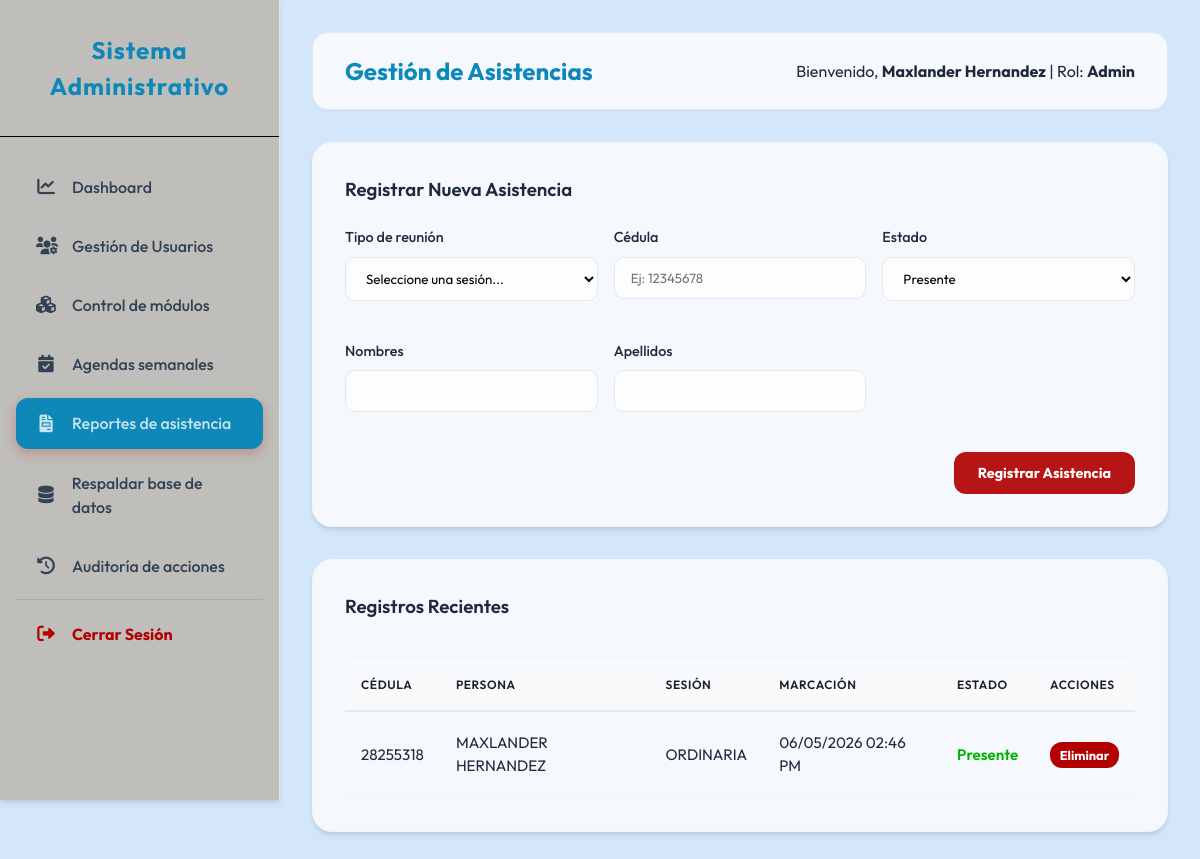
The page /operador/reportes.php (signed in) on the database as committed earlier.
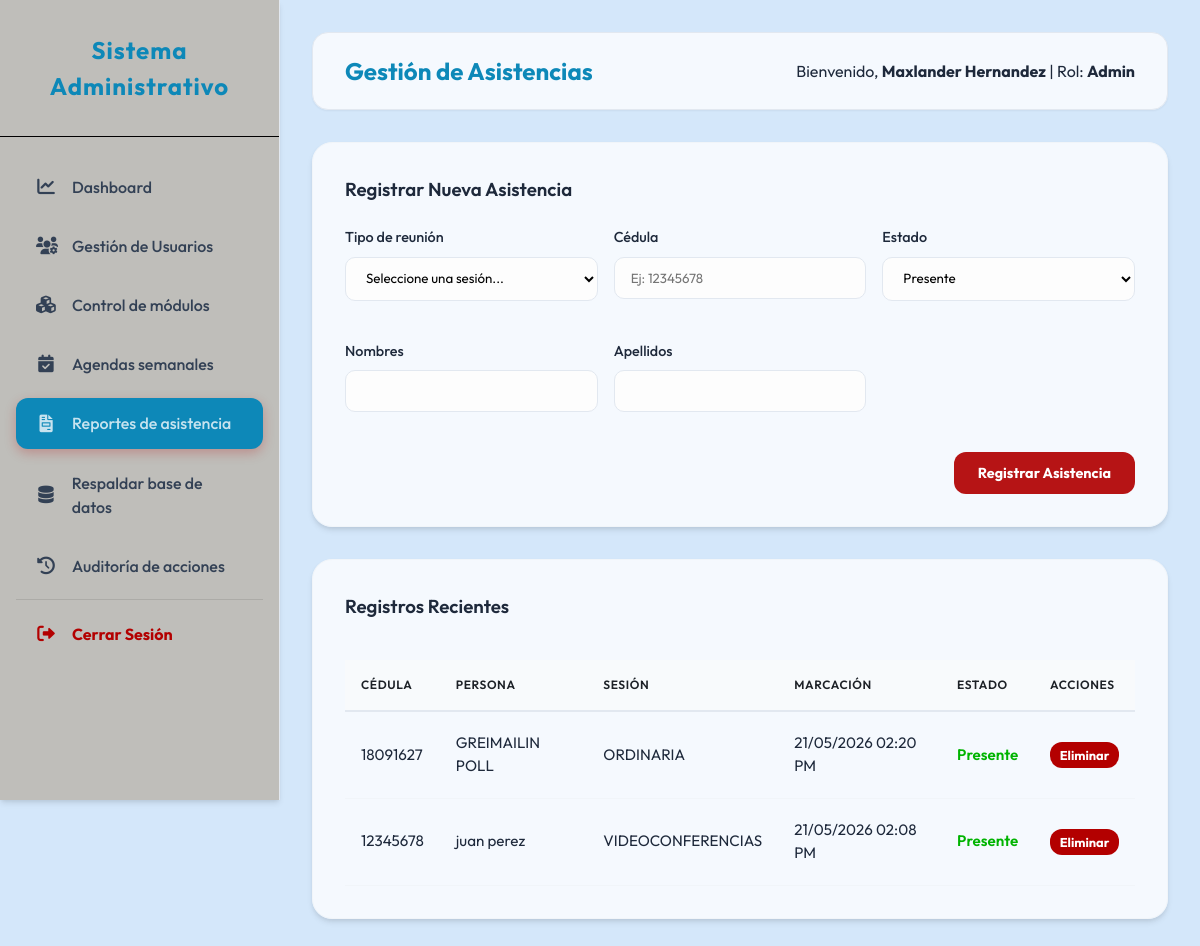
The same page on the database as committed later.
### tables this page shows
CREATE TABLE `registro_asistencia` (
  `ID_REGISTRO` int(11) NOT NULL AUTO_INCREMENT,
  `ID_PERSONAS` int(11) NOT NULL,
  `ID_REUNIONES` int(11) NOT NULL,
  `MARCACION` timestamp NOT NULL DEFAULT current_timestamp(),
  `ESTADO` varchar(50) DEFAULT 'Presente',
  `METODO` varchar(50) DEFAULT 'Manual',
  PRIMARY KEY (`ID_REGISTRO`),
  KEY `ID_PERSONAS` (`ID_PERSONAS`),
  KEY `ID_REUNIONES` (`ID_REUNIONES`) USING BTREE,
  CONSTRAINT `registro_asistencia_ibfk_1` FOREIGN KEY (`ID_PERSONAS`) REFERENCES `personas` (`ID_PERSONAS`) ON DELETE CASCADE,
  CONSTRAINT `registro_reuniones_ibfk_1` FOREIGN KEY (`ID_REUNIONES`) REFERENCES `reuniones` (`ID_REUNION`) ON DELETE CASCADE
);

CREATE TABLE `personas` (
  `ID_PERSONAS` int(11) NOT NULL AUTO_INCREMENT,
  `CEDULAS` varchar(20) NOT NULL,
  `NOMBRES` varchar(100) NOT NULL,
  `APELLIDOS` varchar(100) NOT NULL,
  `ACTIVO` tinyint(1) DEFAULT 1,
  `CREADO_EN` timestamp NOT NULL DEFAULT current_timestamp(),
  PRIMARY KEY (`ID_PERSONAS`),
  UNIQUE KEY `CEDULAS` (`CEDULAS`)
);

CREATE TABLE `reuniones` (
  `ID_REUNION` int(11) NOT NULL AUTO_INCREMENT,
  `FECHA` date NOT NULL,
  `HORA` time NOT NULL,
  `TIPO_REUNION` varchar(255) NOT NULL,
  `DESCRIPCION` varchar(100) DEFAULT NULL,
  `LUGAR` varchar(255) NOT NULL,
  `PARROQUIA` enum('Simon Bolivar','Once de Abril','Vista al Sol','Chirica','Dalla Costa','Cachamay','Universidad','Unare','Yocoima','Pozo Verde','5 de Julio') NOT NULL,
  `RESPONSABLE_NOMBRE` varchar(100) NOT NULL,
  `RESPONSABLE_CEDULA` varchar(20) NOT NULL,
  `RESPONSABLE_TELEFONO` varchar(15) NOT NULL,
  `CREADO_EN` timestamp NOT NULL DEFAULT current_timestamp(),
  `ESTADO` varchar(20) DEFAULT 'Programada',
  PRIMARY KEY (`ID_REUNION`)
);

### operador/reportes.php (the view, shortened to what this page needs)
<?php
require_once __DIR__ . '/../includes/layout_header.php';
require_once __DIR__ . '/../includes/auth.php';
$query = "SELECT R.*, P.NOMBRES, P.APELLIDOS, P.CEDULAS, S.TIPO_REUNION, S.FECHA
          FROM REGISTRO_ASISTENCIA R
          JOIN PERSONAS P ON R.ID_PERSONAS = P.ID_PERSONAS
          JOIN REUNIONES S ON R.ID_REUNIONES = S.ID_REUNION
          ORDER BY R.MARCACION DESC LIMIT 50";
$asistencias = $pdo->query($query)->fetchAll();
?>
<div class="card">
    <h3>Registrar Nueva Asistencia</h3>
    <form method="POST" style="margin-top: 1.5rem; display: grid; grid-template-columns: repeat(3, 1fr); gap: 1rem;">
        <div class="form-group">
            <label>Tipo de reunión</label>
            <select name="id_sesion" required>
                <option value="">Seleccione una sesión...</option>
            </select>
        </div>
        <div class="form-group">
            <label>Cédula</label>
            <input type="text" name="cedula" id="cedula_input" placeholder="Ej: 12345678" required>
        </div>
        <div class="form-group">
            <label>Estado</label>
            <select name="estado">
                <option value="Presente">Presente</option>
            </select>
        </div>
        <div class="form-group">
            <label>Nombres</label>
            <input type="text" name="nombres" id="nombres_input" required>
        </div>
        <div class="form-group">
            <label>Apellidos</label>
            <input type="text" name="apellidos" id="apellidos_input" required>
        </div>
        <div style="grid-column: span 3; text-align: right;">
            <button type="submit" class="btn btn-primary">Registrar Asistencia</button>
        </div>
    </form>
</div>
<div class="card">
    <div style="display: flex; justify-content: space-between; align-items: center; margin-bottom: 1rem;">
        <h3>Registros Recientes</h3>
    </div>
    <table>
        <thead>
            <tr>
                <th>Cédula</th>
                <th>Persona</th>
                <th>Sesión</th>
                <th>Marcación</th>
                <th>Estado</th>
                <th>Acciones</th>
            </tr>
        </thead>
        <tbody>
            <?php foreach ($asistencias as $a): ?>
            <tr>
                <td data-label="Cédula"><?php echo $a['CEDULAS']; ?></td>
                <td data-label="Persona"><?php echo $a['NOMBRES'] . ' ' . $a['APELLIDOS']; ?></td>
                <td data-label="Sesión"><?php echo $a['TIPO_REUNION']; ?></td>
                <td data-label="Marcación"><?php echo date('d/m/Y h:i A', strtotime($a['MARCACION'])); ?></td>
                <td data-label="Estado"><span style="color: var(--success); font-weight: 600;"><?php echo $a['ESTADO']; ?></span></td>
                <td data-label="Acciones">
                    <form method="POST" onsubmit="return confirm('¿Eliminar este registro?')">
                        <button type="submit" class="btn btn-danger" style="font-size: 0.8rem; padding: 0.3rem 0.6rem;">Eliminar</button>
                    </form>
                </td>
            </tr>
            <?php endforeach; ?>
        </tbody>
    </table>
</div>
<?php require_once __DIR__ . '/../includes/layout_footer.php'; ?>

Rows that differ between the two databases and show on the page:
removed registro_asistencia: ID_PERSONAS.CEDULAS "28255318", ID_PERSONAS.NOMBRES "MAXLANDER", ID_PERSONAS.APELLIDOS "HERNANDEZ", ID_REUNIONES.TIPO_REUNION "ORDINARIA", MARCACION "06/05/2026 02:46 PM", ESTADO "Presente"
added registro_asistencia: ID_PERSONAS.CEDULAS "18091627", ID_PERSONAS.NOMBRES "GREIMAILIN", ID_PERSONAS.APELLIDOS "POLL", ID_REUNIONES.TIPO_REUNION "ORDINARIA", MARCACION "21/05/2026 02:20 PM", ESTADO "Presente"
added registro_asistencia: ID_PERSONAS.CEDULAS "12345678", ID_PERSONAS.NOMBRES "juan", ID_PERSONAS.APELLIDOS "perez", ID_REUNIONES.TIPO_REUNION "VIDEOCONFERENCIAS", MARCACION "21/05/2026 02:08 PM", ESTADO "Presente"
